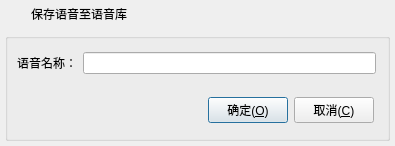
<?xml version="1.0" encoding="UTF-8"?>
<ui version="4.0">
 <class>FrmSaveSound</class>
 <widget class="QDialog" name="FrmSaveSound">
  <property name="geometry">
   <rect>
    <x>0</x>
    <y>0</y>
    <width>395</width>
    <height>146</height>
   </rect>
  </property>
  <property name="windowTitle">
   <string>保存语音</string>
  </property>
  <layout class="QGridLayout" name="gridLayout">
   <property name="leftMargin">
    <number>0</number>
   </property>
   <property name="topMargin">
    <number>0</number>
   </property>
   <property name="rightMargin">
    <number>0</number>
   </property>
   <property name="bottomMargin">
    <number>0</number>
   </property>
   <property name="spacing">
    <number>0</number>
   </property>
   <item row="0" column="0">
    <widget class="QWidget" name="widget_title" native="true">
     <property name="sizePolicy">
      <sizepolicy hsizetype="Preferred" vsizetype="Fixed">
       <horstretch>0</horstretch>
       <verstretch>0</verstretch>
      </sizepolicy>
     </property>
     <property name="minimumSize">
      <size>
       <width>100</width>
       <height>28</height>
      </size>
     </property>
     <layout class="QHBoxLayout" name="horizontalLayout_2">
      <property name="spacing">
       <number>0</number>
      </property>
      <property name="leftMargin">
       <number>0</number>
      </property>
      <property name="topMargin">
       <number>0</number>
      </property>
      <property name="rightMargin">
       <number>0</number>
      </property>
      <property name="bottomMargin">
       <number>0</number>
      </property>
      <item>
       <widget class="QLabel" name="lab_Ico">
        <property name="sizePolicy">
         <sizepolicy hsizetype="Minimum" vsizetype="Preferred">
          <horstretch>0</horstretch>
          <verstretch>0</verstretch>
         </sizepolicy>
        </property>
        <property name="minimumSize">
         <size>
          <width>31</width>
          <height>0</height>
         </size>
        </property>
        <property name="text">
         <string/>
        </property>
        <property name="alignment">
         <set>Qt::AlignCenter</set>
        </property>
       </widget>
      </item>
      <item>
       <widget class="QLabel" name="lab_Title">
        <property name="sizePolicy">
         <sizepolicy hsizetype="Expanding" vsizetype="Preferred">
          <horstretch>0</horstretch>
          <verstretch>0</verstretch>
         </sizepolicy>
        </property>
        <property name="styleSheet">
         <string notr="true">font: 10pt &quot;微软雅黑&quot;;</string>
        </property>
        <property name="text">
         <string>保存语音至语音库</string>
        </property>
        <property name="alignment">
         <set>Qt::AlignLeading|Qt::AlignLeft|Qt::AlignVCenter</set>
        </property>
       </widget>
      </item>
      <item>
       <widget class="QWidget" name="widget_menu" native="true">
        <property name="sizePolicy">
         <sizepolicy hsizetype="Minimum" vsizetype="Preferred">
          <horstretch>0</horstretch>
          <verstretch>0</verstretch>
         </sizepolicy>
        </property>
        <layout class="QHBoxLayout" name="horizontalLayout">
         <property name="spacing">
          <number>0</number>
         </property>
         <property name="leftMargin">
          <number>0</number>
         </property>
         <property name="topMargin">
          <number>0</number>
         </property>
         <property name="rightMargin">
          <number>0</number>
         </property>
         <property name="bottomMargin">
          <number>0</number>
         </property>
         <item>
          <widget class="QPushButton" name="btnMenu_Close">
           <property name="sizePolicy">
            <sizepolicy hsizetype="Minimum" vsizetype="Expanding">
             <horstretch>0</horstretch>
             <verstretch>0</verstretch>
            </sizepolicy>
           </property>
           <property name="minimumSize">
            <size>
             <width>40</width>
             <height>0</height>
            </size>
           </property>
           <property name="cursor">
            <cursorShape>ArrowCursor</cursorShape>
           </property>
           <property name="focusPolicy">
            <enum>Qt::NoFocus</enum>
           </property>
           <property name="toolTip">
            <string>关闭</string>
           </property>
           <property name="text">
            <string/>
           </property>
           <property name="flat">
            <bool>true</bool>
           </property>
          </widget>
         </item>
        </layout>
       </widget>
      </item>
     </layout>
    </widget>
   </item>
   <item row="1" column="0">
    <widget class="QWidget" name="widget_main" native="true">
     <property name="styleSheet">
      <string notr="true">font: 11pt &quot;微软雅黑&quot;;</string>
     </property>
     <layout class="QVBoxLayout" name="verticalLayout_2">
      <property name="spacing">
       <number>5</number>
      </property>
      <property name="leftMargin">
       <number>5</number>
      </property>
      <property name="topMargin">
       <number>5</number>
      </property>
      <property name="rightMargin">
       <number>5</number>
      </property>
      <property name="bottomMargin">
       <number>5</number>
      </property>
      <item>
       <widget class="QGroupBox" name="groupBox">
        <property name="title">
         <string/>
        </property>
        <widget class="QWidget" name="layoutWidget">
         <property name="geometry">
          <rect>
           <x>10</x>
           <y>60</y>
           <width>359</width>
           <height>34</height>
          </rect>
         </property>
         <layout class="QHBoxLayout" name="horizontalLayout_3">
          <item>
           <spacer name="horizontalSpacer">
            <property name="orientation">
             <enum>Qt::Horizontal</enum>
            </property>
            <property name="sizeHint" stdset="0">
             <size>
              <width>40</width>
              <height>20</height>
             </size>
            </property>
           </spacer>
          </item>
          <item>
           <widget class="QPushButton" name="btnOk">
            <property name="cursor">
             <cursorShape>PointingHandCursor</cursorShape>
            </property>
            <property name="focusPolicy">
             <enum>Qt::StrongFocus</enum>
            </property>
            <property name="styleSheet">
             <string notr="true"/>
            </property>
            <property name="text">
             <string>确定(&amp;O)</string>
            </property>
            <property name="icon">
             <iconset resource="rc.qrc">
              <normaloff>:/image/update.png</normaloff>:/image/update.png</iconset>
            </property>
            <property name="iconSize">
             <size>
              <width>20</width>
              <height>20</height>
             </size>
            </property>
           </widget>
          </item>
          <item>
           <widget class="QPushButton" name="btnCancel">
            <property name="cursor">
             <cursorShape>PointingHandCursor</cursorShape>
            </property>
            <property name="focusPolicy">
             <enum>Qt::StrongFocus</enum>
            </property>
            <property name="styleSheet">
             <string notr="true"/>
            </property>
            <property name="text">
             <string>取消(&amp;C)</string>
            </property>
            <property name="icon">
             <iconset resource="rc.qrc">
              <normaloff>:/image/close.png</normaloff>:/image/close.png</iconset>
            </property>
            <property name="iconSize">
             <size>
              <width>20</width>
              <height>20</height>
             </size>
            </property>
           </widget>
          </item>
         </layout>
        </widget>
        <widget class="QWidget" name="layoutWidget_2">
         <property name="geometry">
          <rect>
           <x>12</x>
           <y>16</y>
           <width>359</width>
           <height>28</height>
          </rect>
         </property>
         <layout class="QHBoxLayout" name="horizontalLayout_4">
          <item>
           <widget class="QLabel" name="label">
            <property name="text">
             <string>语音名称：</string>
            </property>
           </widget>
          </item>
          <item>
           <widget class="QLineEdit" name="leName"/>
          </item>
         </layout>
        </widget>
       </widget>
      </item>
     </layout>
    </widget>
   </item>
  </layout>
 </widget>
 <resources>
  <include location="rc.qrc"/>
 </resources>
 <connections/>
</ui>
